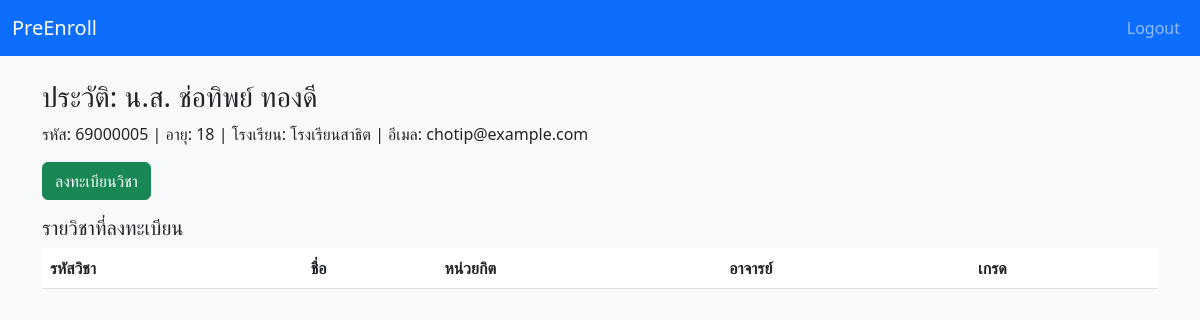
The page /student/5 (signed in) on the database its author committed.
### models.py (models this page shows)
class Student(db.Model):
    __tablename__ = "students"
    id = db.Column(db.Integer, primary_key=True)
    student_code = db.Column(db.String(8), unique=True, nullable=False)  # 8 digits starts 69...
    title = db.Column(db.String(20))
    first_name = db.Column(db.String(120), nullable=False)
    last_name = db.Column(db.String(120), nullable=False)
    dob = db.Column(db.Date, nullable=False)
    school = db.Column(db.String(200))
    email = db.Column(db.String(200))
    program_code = db.Column(db.String(8))
    registrations = db.relationship("RegisteredSubject", back_populates="student")
    def age(self):
        today = date.today()
        return today.year - self.dob.year - ((today.month, today.day) < (self.dob.month, self.dob.day))

### controllers/student.py (the view)
@bp.route('/<int:student_id>')
@login_required
def profile(student_id):
    if session.get('student_id') != student_id and not session.get('is_admin'):
        flash("ไม่สามารถดูข้อมูลนักเรียนคนอื่นได้")
        return redirect(url_for('auth.login'))
    student = Student.query.get_or_404(student_id)
    return render_template('student_profile.html', student=student)

### helpers.py (called while the page is built)
def login_required(func):
    @wraps(func)
    def wrapper(*args, **kwargs):
        if 'user_id' not in session:
            flash("กรุณาเข้าสู่ระบบก่อน")
            return redirect(url_for('auth.login'))
        return func(*args, **kwargs)
    return wrapper

### templates/student_profile.html (shortened to what this page needs)
{% extends "layout.html" %}
{% block content %}
<h3>ประวัติ: {{ student.title }} {{ student.first_name }} {{ student.last_name }}</h3>
<p>รหัส: {{ student.student_code }} | อายุ: {{ student.age() }} | โรงเรียน: {{ student.school }} | อีเมล: {{ student.email }}</p>
<a class="btn btn-success mb-3" href="{{ url_for('student.register_view', student_id=student.id) }}">ลงทะเบียนวิชา</a>
<h5>รายวิชาที่ลงทะเบียน</h5>
<table class="table">
  <thead><tr><th>รหัสวิชา</th><th>ชื่อ</th><th>หน่วยกิต</th><th>อาจารย์</th><th>เกรด</th></tr></thead>
</table>
{% endblock %}

### rows shown on the page
Student: title "น.ส.", first_name "ช่อทิพย์", last_name "ทองดี", student_code "69000005", age "18", school "โรงเรียนสาธิต", email "chotip@example.com"
